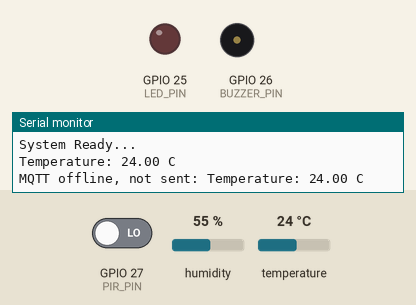
Recording of a program running on a simulated ESP32. Shown: output pins drawn as LEDs (lit = HIGH), buzzer (waves = sounding), the last lines printed to the serial monitor. The test bench sets the inputs (shaded band); at power-on: temperature 24 °C, GPIO 27 (PIR_PIN) LOW, humidity 55 %. WiFi joins after 1.5 s; servers stay silent unless stated; random numbers use the default seed unless the program sets one; no MQTT or app messages arrive unless stated.

Above: at 2.7 s.
2.8 s: temperature set to 39.5 °C
7.2 s: temperature set to 40.6 °C
At 10.8 s:
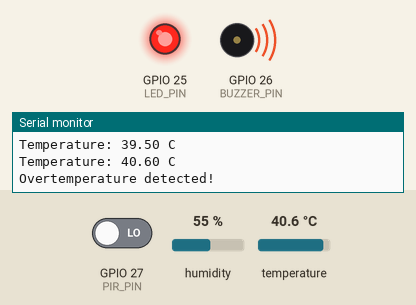
Timing chart, 0 to 12.3 s (numbered marks = the images above; inputs shaded):
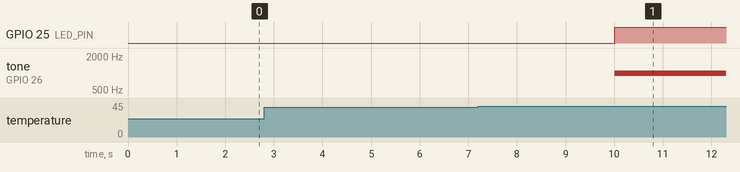

Measured:
- the behaviour switches between 39.9 and 40 °C on temperature (found by bisection; images 0 and 1)
- after the input at 7.2 s, GPIO 25 (LED_PIN): LOW → HIGH after 2.8 s; tone on GPIO 26 (BUZZER_PIN): silent → 1000 Hz after 2.8 s

The program:

main.cpp
```cpp
#include <WiFi.h>
#include <PubSubClient.h>
#include "DHT.h"

// ================= WiFi =================
const char* ssid = "Wokwi-GUEST";
const char* password = "";

// ================= MQTT =================
const char* mqtt_server = "broker.hivemq.com";
const int mqtt_port = 1883;

const char* topic_motion = "othman/home/security/motion";
const char* topic_temp   = "othman/home/environment/temperature";
const char* topic_alert  = "othman/home/emergency/alert";
const char* topic_status = "othman/home/system/status";

// ================= Pins =================
#define PIR_PIN     27
#define DHT_PIN     15
#define BUZZER_PIN  26
#define LED_PIN     25

// ================= Buzzer PWM Settings =================
#define BUZZER_CHANNEL 0
#define BUZZER_FREQ    1000
#define BUZZER_RES     8

#define DHTTYPE DHT22
DHT dht(DHT_PIN, DHTTYPE);

// ================= Objects =================
WiFiClient espClient;
PubSubClient client(espClient);

// ================= Settings =================
const float TEMP_THRESHOLD = 40.0;   // Alarm ON at 40°C or above

const unsigned long SENSOR_INTERVAL = 2000;
const unsigned long ALERT_COOLDOWN = 10000;
const unsigned long MQTT_RETRY_INTERVAL = 5000;
const unsigned long MOTION_ALARM_DURATION = 5000;

// ================= State Variables =================
unsigned long lastSensorRead = 0;
unsigned long lastMotionAlert = 0;
unsigned long lastTempAlert = 0;
unsigned long lastMqttRetry = 0;
unsigned long motionAlarmUntil = 0;

bool motionAlarmActive = false;
bool tempAlarmActive = false;

// ================= WiFi Setup =================
void setup_wifi() {
  Serial.print("Connecting to WiFi");

  WiFi.begin(ssid, password);

  while (WiFi.status() != WL_CONNECTED) {
    delay(500);
    Serial.print(".");
  }

  Serial.println("\nWiFi connected");
  Serial.print("IP Address: ");
  Serial.println(WiFi.localIP());
}

// ================= MQTT Reconnect =================
void reconnect_mqtt() {
  unsigned long now = millis();

  if (now - lastMqttRetry < MQTT_RETRY_INTERVAL) {
    return;
  }

  lastMqttRetry = now;

  if (!client.connected()) {
    Serial.print("Connecting to MQTT... ");

    String clientId = "ESP32-SmartHome-" + String(random(0xffff), HEX);

    if (client.connect(clientId.c_str())) {
      Serial.println("connected");
      client.publish(topic_status, "Smart Home Emergency System started");
    } else {
      Serial.print("failed, rc=");
      Serial.print(client.state());
      Serial.println(" | MQTT offline, local alarm still works");
    }
  }
}

// ================= Safe MQTT Publish =================
void mqtt_publish(const char* topic, const char* message) {
  if (client.connected()) {
    client.publish(topic, message);
  } else {
    Serial.print("MQTT offline, not sent: ");
    Serial.println(message);
  }
}

// ================= Alarm Control =================
void activate_alarm() {
  digitalWrite(LED_PIN, HIGH);
  ledcWriteTone(BUZZER_CHANNEL, BUZZER_FREQ);
}

void deactivate_alarm() {
  digitalWrite(LED_PIN, LOW);
  ledcWriteTone(BUZZER_CHANNEL, 0);
}

// ================= Setup =================
void setup() {
  Serial.begin(115200);

  pinMode(PIR_PIN, INPUT);
  pinMode(LED_PIN, OUTPUT);
  pinMode(BUZZER_PIN, OUTPUT);

  // ESP32 PWM setup for passive buzzer
  ledcSetup(BUZZER_CHANNEL, BUZZER_FREQ, BUZZER_RES);
  ledcAttachPin(BUZZER_PIN, BUZZER_CHANNEL);

  deactivate_alarm();

  dht.begin();
  setup_wifi();

  client.setServer(mqtt_server, mqtt_port);

  Serial.println("System Ready...");
}

// ================= Loop =================
void loop() {
  if (!client.connected()) {
    reconnect_mqtt();
  } else {
    client.loop();
  }

  unsigned long now = millis();

  if (now - lastSensorRead >= SENSOR_INTERVAL) {
    lastSensorRead = now;

    int motionState = digitalRead(PIR_PIN);
    float temperature = dht.readTemperature();

    // ========== Motion Detection ==========
    if (motionState == HIGH) {
      motionAlarmActive = true;
      motionAlarmUntil = now + MOTION_ALARM_DURATION;

      if (now - lastMotionAlert >= ALERT_COOLDOWN) {
        Serial.println("Motion detected!");

        mqtt_publish(topic_motion, "Motion detected");
        mqtt_publish(topic_alert, "Emergency: Intruder motion detected");

        lastMotionAlert = now;
      }
    }

    if (motionAlarmActive && now >= motionAlarmUntil) {
      motionAlarmActive = false;
    }

    // ========== Temperature Detection ==========
    if (!isnan(temperature)) {
      Serial.print("Temperature: ");
      Serial.print(temperature);
      Serial.println(" C");

      char tempMessage[50];
      snprintf(tempMessage, sizeof(tempMessage), "Temperature: %.2f C", temperature);
      mqtt_publish(topic_temp, tempMessage);

      if (temperature >= TEMP_THRESHOLD) {
        tempAlarmActive = true;

        if (now - lastTempAlert >= ALERT_COOLDOWN) {
          Serial.println("Overtemperature detected!");

          mqtt_publish(topic_alert, "Emergency: Overtemperature detected");

          lastTempAlert = now;
        }
      } else {
        tempAlarmActive = false;
      }
    } else {
      Serial.println("Failed to read from DHT22 sensor");
    }

    // ========== Local Alarm ==========
    if (motionAlarmActive || tempAlarmActive) {
      activate_alarm();
    } else {
      deactivate_alarm();
    }
  }
}
```
